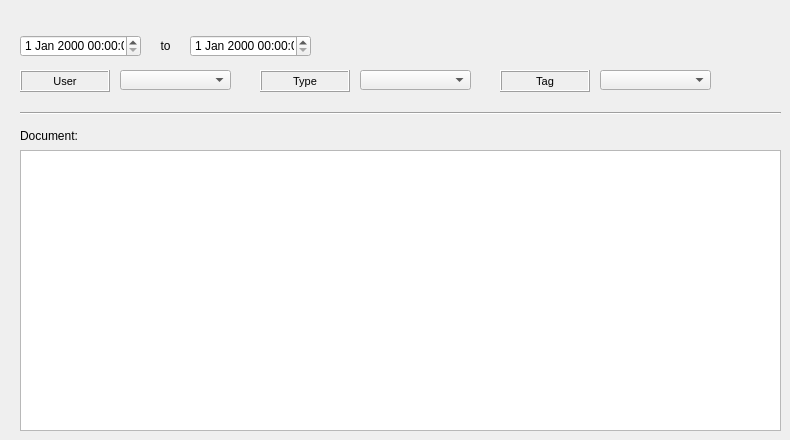
   <widget class="QWidget" name="tab_16">
    <attribute name="title">
     <string>Document</string>
    </attribute>
    <widget class="QDateTimeEdit" name="doc_date">
     <property name="geometry">
      <rect>
       <x>20</x>
       <y>35</y>
       <width>121</width>
       <height>22</height>
      </rect>
     </property>
    </widget>
    <widget class="QLabel" name="label_documents">
     <property name="geometry">
      <rect>
       <x>20</x>
       <y>125</y>
       <width>90</width>
       <height>22</height>
      </rect>
     </property>
     <property name="font">
      <font>
       <pointsize>9</pointsize>
      </font>
     </property>
     <property name="frameShape">
      <enum>QFrame::NoFrame</enum>
     </property>
     <property name="frameShadow">
      <enum>QFrame::Plain</enum>
     </property>
     <property name="text">
      <string>Document:</string>
     </property>
     <property name="textFormat">
      <enum>Qt::AutoText</enum>
     </property>
     <property name="scaledContents">
      <bool>false</bool>
     </property>
     <property name="alignment">
      <set>Qt::AlignLeading|Qt::AlignLeft|Qt::AlignVCenter</set>
     </property>
     <property name="margin">
      <number>3</number>
     </property>
    </widget>
    <widget class="QTableWidget" name="doc_path">
     <property name="geometry">
      <rect>
       <x>20</x>
       <y>150</y>
       <width>761</width>
       <height>281</height>
      </rect>
     </property>
    </widget>
    <widget class="QComboBox" name="cat_doc_type">
     <property name="geometry">
      <rect>
       <x>360</x>
       <y>70</y>
       <width>111</width>
       <height>20</height>
      </rect>
     </property>
    </widget>
    <widget class="Line" name="line_11">
     <property name="geometry">
      <rect>
       <x>20</x>
       <y>105</y>
       <width>761</width>
       <height>16</height>
      </rect>
     </property>
     <property name="orientation">
      <enum>Qt::Horizontal</enum>
     </property>
    </widget>
    <widget class="QLabel" name="label_to">
     <property name="geometry">
      <rect>
       <x>150</x>
       <y>35</y>
       <width>31</width>
       <height>22</height>
      </rect>
     </property>
     <property name="font">
      <font>
       <pointsize>9</pointsize>
      </font>
     </property>
     <property name="frameShape">
      <enum>QFrame::NoFrame</enum>
     </property>
     <property name="frameShadow">
      <enum>QFrame::Raised</enum>
     </property>
     <property name="text">
      <string>to</string>
     </property>
     <property name="textFormat">
      <enum>Qt::AutoText</enum>
     </property>
     <property name="scaledContents">
      <bool>false</bool>
     </property>
     <property name="alignment">
      <set>Qt::AlignCenter</set>
     </property>
     <property name="margin">
      <number>3</number>
     </property>
    </widget>
    <widget class="QDateTimeEdit" name="doc_date_2">
     <property name="geometry">
      <rect>
       <x>190</x>
       <y>35</y>
       <width>121</width>
       <height>22</height>
      </rect>
     </property>
    </widget>
    <widget class="QLabel" name="label_doc_user">
     <property name="geometry">
      <rect>
       <x>20</x>
       <y>70</y>
       <width>90</width>
       <height>22</height>
      </rect>
     </property>
     <property name="font">
      <font>
       <pointsize>8</pointsize>
      </font>
     </property>
     <property name="frameShape">
      <enum>QFrame::Box</enum>
     </property>
     <property name="frameShadow">
      <enum>QFrame::Raised</enum>
     </property>
     <property name="text">
      <string>User</string>
     </property>
     <property name="textFormat">
      <enum>Qt::AutoText</enum>
     </property>
     <property name="scaledContents">
      <bool>false</bool>
     </property>
     <property name="alignment">
      <set>Qt::AlignCenter</set>
     </property>
     <property name="margin">
      <number>3</number>
     </property>
    </widget>
    <widget class="QLabel" name="label_cat_doc_type">
     <property name="geometry">
      <rect>
       <x>260</x>
       <y>70</y>
       <width>90</width>
       <height>22</height>
      </rect>
     </property>
     <property name="font">
      <font>
       <pointsize>8</pointsize>
      </font>
     </property>
     <property name="frameShape">
      <enum>QFrame::Box</enum>
     </property>
     <property name="frameShadow">
      <enum>QFrame::Raised</enum>
     </property>
     <property name="text">
      <string>Type</string>
     </property>
     <property name="textFormat">
      <enum>Qt::AutoText</enum>
     </property>
     <property name="scaledContents">
      <bool>false</bool>
     </property>
     <property name="alignment">
      <set>Qt::AlignCenter</set>
     </property>
     <property name="margin">
      <number>3</number>
     </property>
    </widget>
    <widget class="QComboBox" name="doc_user">
     <property name="geometry">
      <rect>
       <x>120</x>
       <y>70</y>
       <width>111</width>
       <height>20</height>
      </rect>
     </property>
    </widget>
    <widget class="QLabel" name="label_doc_tag">
     <property name="geometry">
      <rect>
       <x>500</x>
       <y>70</y>
       <width>90</width>
       <height>22</height>
      </rect>
     </property>
     <property name="font">
      <font>
       <pointsize>8</pointsize>
      </font>
     </property>
     <property name="frameShape">
      <enum>QFrame::Box</enum>
     </property>
     <property name="frameShadow">
      <enum>QFrame::Raised</enum>
     </property>
     <property name="text">
      <string>Tag</string>
     </property>
     <property name="textFormat">
      <enum>Qt::AutoText</enum>
     </property>
     <property name="scaledContents">
      <bool>false</bool>
     </property>
     <property name="alignment">
      <set>Qt::AlignCenter</set>
     </property>
     <property name="margin">
      <number>3</number>
     </property>
    </widget>
    <widget class="QComboBox" name="doc_tag">
     <property name="geometry">
      <rect>
       <x>600</x>
       <y>70</y>
       <width>111</width>
       <height>20</height>
      </rect>
     </property>
    </widget>
   </widget>
